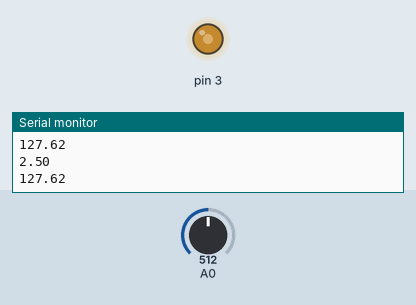
A sketch run on a simulated Arduino Uno, built with avr-gcc and run on an emulated ATmega328P. Shown: output pins drawn as LEDs (lit = HIGH), the last lines printed to the serial monitor. The test bench sets the inputs (shaded band); at power-on: A0 = 512.

Above: at 1.2 s.
1.3 s: A0 set to 716
At 3.2 s:
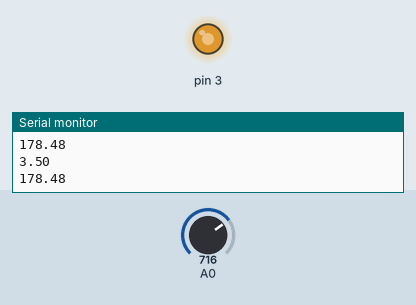
3.5 s: A0 set to 900
At 4.8 s:
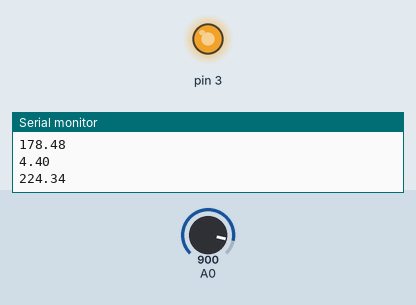
5.5 s: A0 set to 122
At 6.4 s:
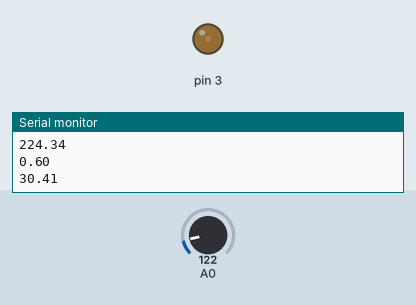
7.5 s: A0 set to 0
At 9.2 s:
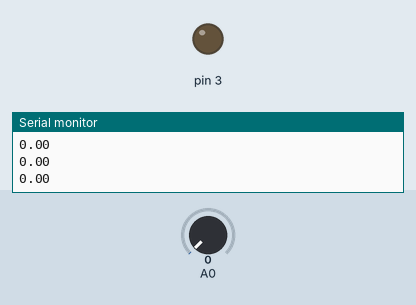
9.5 s: A0 set to 511
At 10.8 s:
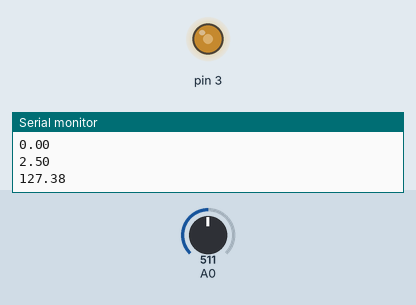
Timing chart, 0 to 12.5 s (numbered marks = the images above; inputs shaded):
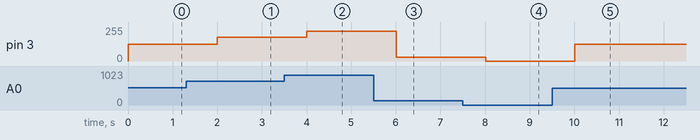

The sketch:

Potenciometro.ino
```cpp
/*
  Programa que utiliza un potenciometro
 */

double valorPotenciometro = 0;

void setup() {
  Serial.begin(9600);
  // el potenciometro es el pin analogico 0
  pinMode(A0, INPUT);
  pinMode(3,OUTPUT);
}

void loop() {
  double cero5 = (analogRead(A0)*5.0)/1023.0;
  valorPotenciometro = analogRead(A0);
  Serial.println(cero5);
  valorPotenciometro = valorPotenciometro*(255.0/1023.0);
  Serial.println( valorPotenciometro);
  analogWrite(3,valorPotenciometro);
  delay(1000);
}
```

Measured:
- after the input at 1.3 s, pin 3: 127/255 → 178/255 after 0.70 s
- after the input at 3.5 s, pin 3: 178/255 → 224/255 after 0.51 s
- after the input at 5.5 s, pin 3: 224/255 → 30/255 after 0.51 s
- after the input at 7.5 s, pin 3: 30/255 → 0/255 after 0.51 s
- after the input at 9.5 s, pin 3: 0/255 → 127/255 after 0.51 s
